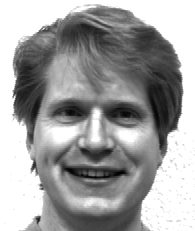
#> input picture Image Classification/input_images/Yalefaces/subject01.happy.png, 195 x 231 px
$ python experiment.py
#> lines starting #> are read from the running program, lines starting #| are printed output that depends on the picture; pictures that were not available may be replaced by others from this repository, and a replacement may not be noted
### Image Classification/ps6.py
"""Problem Set 6: PCA, Boosting, Haar Features, Viola-Jones."""
import numpy as np
import cv2
import os

from helper_classes import WeakClassifier, VJ_Classifier


# assignment code
def load_images(folder, size=(32, 32)):
    """Load images to workspace.

    Args:
        folder (String): path to folder with images.
        size   (tuple): new image sizes

    Returns:
        tuple: two-element tuple containing:
            X (numpy.array): data matrix of flatten images
                             (row:observations, col:features) (float).
            y (numpy.array): 1D array of labels (int).
    """
    images_files = [f for f in os.listdir(folder) if f.endswith(".png")]
    X = []
    y = []
    for file in images_files:
        img = cv2.imread(folder + "/" + file, 0)
        img = cv2.resize(img, tuple(size), interpolation=cv2.INTER_CUBIC)
        X.append(np.ndarray.flatten(img))
        y.append(file.split(".")[0][-2:])
    return np.array(X, dtype=float), np.array(y, dtype=int)


def split_dataset(X, y, p):
    """Split dataset into training and test sets.

    Let M be the number of images in X, select N random images that will
    compose the training data (see np.random.permutation). The images that
    were not selected (M - N) will be part of the test data. Record the labels
    accordingly.

    Args:
        X (numpy.array): 2D dataset.
        y (numpy.array): 1D array of labels (int).
        p (float): Decimal value that determines the percentage of the data
                   that will be the training data.

    Returns:
        tuple: Four-element tuple containing:
            Xtrain (numpy.array): Training data 2D array.
            ytrain (numpy.array): Training data labels.
            Xtest (numpy.array): Test data test 2D array.
            ytest (numpy.array): Test data labels.
    """
    ind = np.random.permutation(X.shape[0])
    N = int(round(X.shape[0] * p))
    return X[ind[:N]], y[ind[:N]], X[ind[N:]], y[ind[N:]]


def get_mean_face(x):
    """Return the mean face.

    Calculate the mean for each column.

    Args:
        x (numpy.array): array of flattened images.

    Returns:
        numpy.array: Mean face.
    """
    return np.mean(x, axis=0)


def pca(X, k):
    """PCA Reduction method.

    Return the top k eigenvectors and eigenvalues using the covariance array
    obtained from X.


    Args:
        X (numpy.array): 2D data array of flatten images (row:observations,
                         col:features) (float).
        k (int): new dimension space

    Returns:
        tuple: two-element tuple containing
            eigenvectors (numpy.array): 2D array with the top k eigenvectors.
            eigenvalues (numpy.array): array with the top k eigenvalues.
    """
    mean = get_mean_face(X)
    sigma = np.matmul(np.transpose(X - mean), (X - mean))
    eigenvalues, eigenvectors = np.linalg.eigh(sigma)
    return eigenvectors[:, -k:][:, ::-1], eigenvalues[-k:][::-1]


class Boosting:
    """Boosting classifier.

    Args:
        X (numpy.array): Data array of flattened images
                         (row:observations, col:features) (float).
        y (numpy.array): Labels array of shape (observations, ).
        num_iterations (int): number of iterations
                              (ie number of weak classifiers).

    Attributes:
        Xtrain (numpy.array): Array of flattened images (float32).
        ytrain (numpy.array): Labels array (float32).
        num_iterations (int): Number of iterations for the boosting loop.
        weakClassifiers (list): List of weak classifiers appended in each
                               iteration.
        alphas (list): List of alpha values, one for each classifier.
        num_obs (int): Number of observations.
        weights (numpy.array): Array of normalized weights, one for each
                               observation.
        eps (float): Error threshold value to indicate whether to update
                     the current weights or stop training.
    """

    def __init__(self, X, y, num_iterations):
        self.Xtrain = np.float32(X)
        self.ytrain = np.float32(y)
        self.num_iterations = num_iterations
        self.weakClassifiers = []
        self.alphas = []
        self.num_obs = X.shape[0]
        self.weights = np.array([1.0 / self.num_obs] * self.num_obs)  # uniform weights
        self.eps = 0.0001

    def train(self):
        """Implement the for loop shown in the problem set instructions."""
        for i in range(self.num_iterations):
            self.weights = self.weights/self.weights.sum()
            clf = WeakClassifier(self.Xtrain, self.ytrain, self.weights)
            clf.train()
            self.weakClassifiers.append(clf)
            res = np.array([clf.predict(x) for x in self.Xtrain])
            ind = np.argwhere(np.not_equal(self.ytrain, res))
            eps = sum(self.weights[ind])
            self.alphas.append(0.5*np.log((1-eps)/eps))
            if eps > self.eps:
                self.weights[ind] = self.weights[ind]*np.exp(-self.ytrain[ind]*self.alphas[i]*res[ind])
            else:
                break

    # [35 lines left out: functions evaluate, predict, not called in this run]


class HaarFeature:
    """Haar-like features.

    Args:
        feat_type (tuple): Feature type {(2, 1), (1, 2), (3, 1), (2, 2)}.
        position (tuple): (row, col) position of the feature's top left corner.
        size (tuple): Feature's (height, width)

    Attributes:
        feat_type (tuple): Feature type.
        position (tuple): Feature's top left corner.
        size (tuple): Feature's width and height.
    """

    # [243 lines left out: functions __init__, _create_feat, _merge_feat, _create_two_horizontal_feature, _create_two_vertical_feature, _create_three_horizontal_feature and 5 more, not called in this run]


class ViolaJones:
    """Viola Jones face detection method

    Args:
        pos (list): List of positive images.
        neg (list): List of negative images.
        integral_images (list): List of integral images.

    Attributes:
        haarFeatures (list): List of haarFeature objects.
        integralImages (list): List of integral images.
        classifiers (list): List of weak classifiers (VJ_Classifier).
        alphas (list): Alpha values, one for each weak classifier.
        posImages (list): List of positive images.
        negImages (list): List of negative images.
        labels (numpy.array): Positive and negative labels.
    """
    # [107 lines left out: functions __init__, createHaarFeatures, train, predict, faceDetection, not called in this run]

### Image Classification/helper_classes.py
import numpy as np


class WeakClassifier():
    """ weak classifier - threshold on the features
    Args:
        X (numpy.array): data array of flattened images
                        (row:observations, col:features) (float).
        y (numpy.array): Labels array of shape (num observations, )
    """
    def __init__(self, X, y, weights, thresh=0, feat=0, sign=1):
        self.Xtrain = np.float32(X)
        self.ytrain = np.float32(y)
        self.idx_0  = self.ytrain == -1
        self.idx_1  = self.ytrain == 1
        self.threshold = thresh
        self.feature = feat
        self.sign = sign
        self.weights = weights

    def train(self):
        # save the threshold that leads to best prediction
        tmp_signs = []
        tmp_thresholds = []

        for f in range(self.Xtrain.shape[1]):
            m0 = self.Xtrain[self.idx_0, f].mean()
            m1 = self.Xtrain[self.idx_1, f].mean()
            tmp_signs.append(1 if m0 < m1 else -1)
            tmp_thresholds.append((m0+m1)/2.0)

        tmp_errors=[]
        for f in range(self.Xtrain.shape[1]):
            tmp_result = self.weights*(tmp_signs[f]*((self.Xtrain[:,f]>tmp_thresholds[f])*2-1) != self.ytrain)
            tmp_errors.append(sum(tmp_result))

        feat = tmp_errors.index(min(tmp_errors))

        self.feature = feat
        self.threshold = tmp_thresholds[feat]
        self.sign = tmp_signs[feat]
        # -- print(self.feature, self.threshold)

    def predict(self, x):
        return self.sign * ((x[self.feature] > self.threshold) * 2 - 1)


class VJ_Classifier:
    """Weak classifier for Viola Jones procedure

    Args:
        X (numpy.array): Feature scores for each image. Rows: number of images
                         Columns: number of features.
        y (numpy.array): Labels array of shape (num images, )
        weights (numpy.array): observations weights array of shape (num observations, )

    Attributes:
        Xtrain (numpy.array): Feature scores, one for each image.
        ytrain (numpy.array): Labels, one per image.
        weights (float): Observations weights
        threshold (float): Integral image score minimum value.
        feat (int): index of the feature that leads to minimum classification error.
        polarity (float): Feature's sign value. Defaults to 1.
        error (float): minimized error (epsilon)
    """
    # [63 lines left out: functions __init__, train, predict, not called in this run]

### Image Classification/experiment.py
"""Problem Set 6: PCA, Boosting, Haar Features, Viola-Jones."""
import cv2
import os
import numpy as np
import matplotlib.pyplot as plt
import math

import ps6

# I/O directories
INPUT_DIR = "input_images"
OUTPUT_DIR = "output"

YALE_FACES_DIR = os.path.join(INPUT_DIR, 'Yalefaces')
FACES94_DIR = os.path.join(INPUT_DIR, 'faces94')
POS_DIR = os.path.join(INPUT_DIR, "pos")
NEG_DIR = os.path.join(INPUT_DIR, "neg")
NEG2_DIR = os.path.join(INPUT_DIR, "neg2")


def find_acc(y, res):
    return 100 * np.sum(np.equal(y, res)) / y.shape[0]


# [6 lines left out: function load_images_from_dir, not called in this run]

# Utility function
def plot_eigen_faces(eig_vecs, fig_name="", visualize=False):
    r = np.ceil(np.sqrt(len(eig_vecs)))
    c = int(np.ceil(len(eig_vecs)/r))
    r = int(r)
    fig = plt.figure()

    for i,v in enumerate(eig_vecs):
        sp = fig.add_subplot(r,c,i+1)

        plt.imshow(v.reshape(32,32).real, cmap='gray')
        sp.set_title('eigenface_%i'%i)
        sp.axis('off')

    fig.subplots_adjust(hspace=.5)

    if visualize:
        plt.show()

    if not fig_name == "":
        plt.savefig("output/{}".format(fig_name))


# Functions you need to complete
def visualize_mean_face(x_mean, size, new_dims):
    """Rearrange the data in the mean face to a 2D array

    - Organize the contents in the mean face vector to a 2D array.
    - Normalize this image.
    - Resize it to match the new dimensions parameter

    Args:
        x_mean (numpy.array): Mean face values.
        size (tuple): x_mean 2D dimensions
        new_dims (tuple): Output array dimensions

    Returns:
        numpy.array: Mean face uint8 2D array.
    """
    img = x_mean.reshape(size)
    img = cv2.normalize(img, None, 0, 255, cv2.NORM_MINMAX)
    return cv2.resize(img, new_dims, interpolation=cv2.INTER_CUBIC)


def part_1a_1b():

    orig_size = (192, 231)
    small_size = (32, 32)
    X, y = ps6.load_images(YALE_FACES_DIR, small_size)
#> in load_images, img is the input picture: shape (231, 195); min 0, max 255, mean 161.3
#> in load_images, `img = cv2.resize(img, tuple(size), interpolation=cv2.INTER_CUBIC)`:
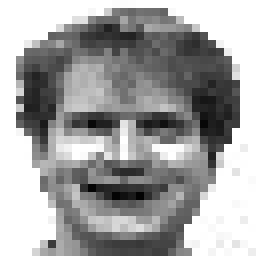
#> img: shape (32, 32) (shown 8 times larger); min 2, max 255, mean 161
#> pass 2 of the loop in load_images, `for file in images_files:`:
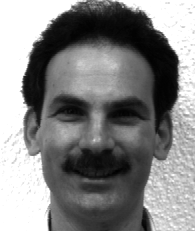
#> input picture Image Classification/input_images/Yalefaces/subject02.happy.png, 195 x 231 px
#> in load_images, img is the input picture: shape (231, 195); min 0, max 255, mean 132.7
#> in load_images, `img = cv2.resize(img, tuple(size), interpolation=cv2.INTER_CUBIC)`:
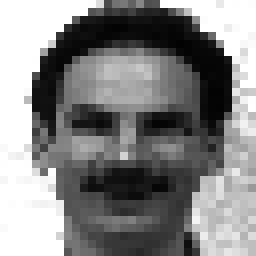
#> img: shape (32, 32) (shown 8 times larger); min 2, max 255, mean 132.9
#> y = [1, 2]

    # Get the mean face
    x_mean = ps6.get_mean_face(X)
#> x_mean = 1024 values, max 255 at index 0, min 7 at index 785, mean 146.9

    x_mean_image = visualize_mean_face(x_mean, small_size, orig_size)
#> in visualize_mean_face, `img = x_mean.reshape(size)`:
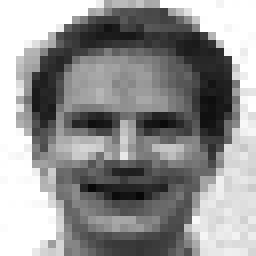
#> img: shape (32, 32) float64 (shown 8 times larger); min 7, max 255, mean 146.9
#> in visualize_mean_face, `return cv2.resize(img, new_dims, interpolation=cv2.INTER_CUBIC)`:
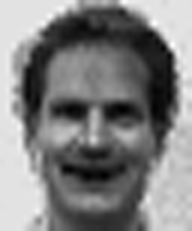
#> returned value: shape (231, 192) float64; min -3.36, max 287.3, mean 143.8; drawn with min black and max white

    cv2.imwrite(os.path.join(OUTPUT_DIR, "ps6-1-a-1.png"), x_mean_image)

    # PCA dimension reduction
    k = 10
    eig_vecs, eig_vals = ps6.pca(X, k)
#> in pca, `mean = get_mean_face(X)`: mean has the same summary as x_mean in part_1a_1b
#> in pca, `sigma = np.matmul(np.transpose(X - mean), (X - mean))`:
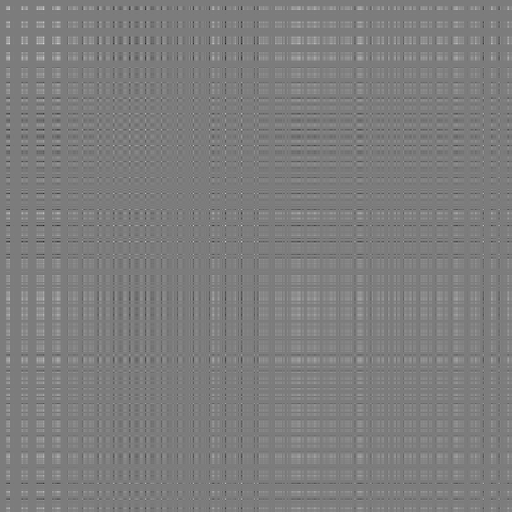
#> sigma: shape (1024, 1024) float64 (shown at 1/2 size); min -26091, max 27378, mean 395.3; drawn with min black and max white
#> in pca, `eigenvalues, eigenvectors = np.linalg.eigh(sigma)`: eigenvalues = 1024 values from -1.13e-09 to 2250322
#> eig_vals = [2250322, 1.24e-09, 8.83e-10, 6.3e-10, 5.42e-10, 5e-10, 4.39e-10, 3.1e-10, 2.93e-10, 2.76e-10]

    plot_eigen_faces(eig_vecs.T, "ps6-1-b-1.png")
#> in plot_eigen_faces, `r = np.ceil(np.sqrt(len(eig_vecs)))`: r = 4
#> in plot_eigen_faces, `c = int(np.ceil(len(eig_vecs)/r))`: c = 3
#> the loop in plot_eigen_faces, `for i,v in enumerate(eig_vecs):` made 10 passes
#> in plot_eigen_faces, `plt.savefig("output/{}".format(fig_name))`:
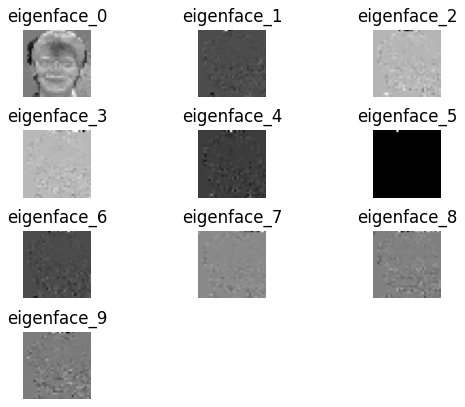
#> figure drawn by matplotlib, 10 panels


def part_1c():
    p = 0.5 # Select a split percentage value
    k = 5  # Select a value for k

    size = [32, 32]
    X, y = ps6.load_images(YALE_FACES_DIR, size)
#> pass 2 of the loop in load_images, `for file in images_files:`:
#> y = [1, 2]
    Xtrain, ytrain, Xtest, ytest = ps6.split_dataset(X, y, p)
#> ytrain = [2]; ytest = [1]

    # training
    mu = ps6.get_mean_face(Xtrain)
#> mu = 1024 values, max 255 at index 0, min 2 at index 182, mean 132.9
    eig_vecs, eig_vals = ps6.pca(Xtrain, k)
#> call 2 of pca, with X = array of shape (1, 1024), k = 5
#> in pca (call 2), `mean = get_mean_face(X)`: mean has the same summary as mu in part_1c
#> in pca (call 2), `sigma = np.matmul(np.transpose(X - mean), (X - mean))`: sigma: shape (1024, 1024) float64; every value is 0
#> in pca (call 2), `eigenvalues, eigenvectors = np.linalg.eigh(sigma)`:
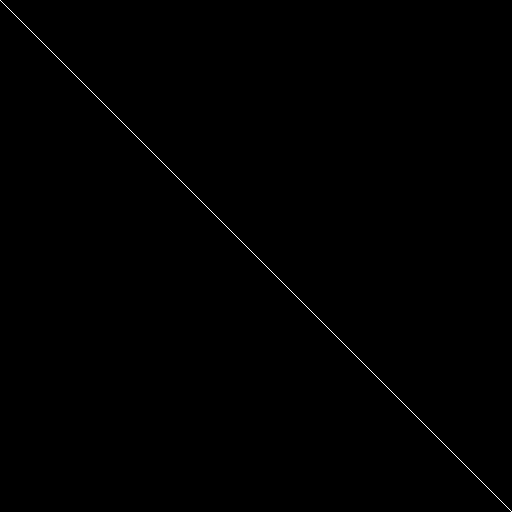
#> eigenvectors: shape (1024, 1024) float64 (shown at 1/2 size); values 0 (black) and 1 (white), 0.1% white in thin lines or dots
#> in pca (call 2), `eigenvalues, eigenvectors = np.linalg.eigh(sigma)`: eigenvalues = 1024 values from 0 to 0
#> eig_vecs = 1024 rows, first 6: [0, 0, 0, 0, 0], [0, 0, 0, 0, 0], [0, 0, 0, 0, 0], [0, 0, 0, 0, 0], [0, 0, 0, 0, 0], [0, 0, 0, 0, 0]; eig_vals = [0, 0, 0, 0, 0]
    Xtrain_proj = np.dot(Xtrain - mu, eig_vecs)
#> Xtrain_proj = [[0, 0, 0, 0, 0]]

    # testing
    mu = ps6.get_mean_face(Xtest)
#> mu = 1024 values, max 255 at index 0, min 2 at index 785, mean 161
    Xtest_proj = np.dot(Xtest - mu, eig_vecs)
#> Xtest_proj = [[0, 0, 0, 0, 0]]

    good = 0
    bad = 0

    for i, obs in enumerate(Xtest_proj):

        dist = [np.linalg.norm(obs - x) for x in Xtrain_proj]

        idx = np.argmin(dist)
        y_pred = ytrain[idx]

        if y_pred == ytest[i]:
            good += 1

        else:
            bad += 1
#> this loop made 1 pass
#> (obs, dist, idx, y_pred, bad) on pass 1: ([0, 0, 0, 0, 0], [0], 0, 2, 1)
#> after the loop, bad = 1; good = 0

    print('Good predictions = ', good, 'Bad predictions = ', bad)
#| Good predictions =  0 Bad predictions =  1
    print('{0:.2f}% accuracy'.format(100 * float(good) / (good + bad)))
#| 0.00% accuracy

    #rand_y = np.random.choice(range(15), (len(ytest)))
    #rand_accuracy = find_acc(ytest, rand_y)
    #print('(Random) Training accuracy: {0:.2f}%'.format(rand_accuracy))

def part_2a():
    y0 = 1
    y1 = 2

    X, y = ps6.load_images(FACES94_DIR)
#> y = [1]

    # Select only the y0 and y1 classes
    idx = y == y0
#> idx = [True]
    idx |= y == y1

    X = X[idx,:]
    y = y[idx]

    # Label them 1 and -1
    y0_ids = y == y0
#> y0_ids = [True]
    y1_ids = y == y1
#> y1_ids = [False]
    y[y0_ids] = 1
    y[y1_ids] = -1

    p = 0.8
    Xtrain, ytrain, Xtest, ytest = ps6.split_dataset(X, y, p)
#> ytrain = [1]; Xtest = empty array; ytest = empty array

    # Picking random numbers
    rand_y = np.random.choice([-1, 1], (len(ytrain)))
#> rand_y = [1]
    rand_accuracy = find_acc(ytrain, rand_y)
#> rand_accuracy = 100
    print('(Random) Training accuracy: {0:.2f}%'.format(rand_accuracy))
#| (Random) Training accuracy: 100.00%

    # Using Weak Classifier
    uniform_weights = np.ones((Xtrain.shape[0],)) / Xtrain.shape[0]
#> uniform_weights = [1]
    wk_clf = ps6.WeakClassifier(Xtrain, ytrain, uniform_weights)
#> in __init__, `self.idx_0  = self.ytrain == -1`: self.idx_0 = [False]
#> in __init__, `self.idx_1  = self.ytrain == 1`: self.idx_1 = [True]
    wk_clf.train()
#> the loop in train, `for f in range(self.Xtrain.shape[1]):` made 1024 passes
#> m1 on passes 1 to 3: 255, 255, 255
#> after the loop in train, `for f in range(self.Xtrain.shape[1]):`: tmp_signs = 1024 values from -1 to -1; tmp_thresholds = 1024 items, first 6: nan, nan, nan, nan, nan, nan
#> after the loop in train, `for f in range(self.Xtrain.shape[1]):`: tmp_errors = 1024 values from 0 to 0
#> in train, `feat = tmp_errors.index(min(tmp_errors))`: feat = 0
#> in train, `self.threshold = tmp_thresholds[feat]`: self.threshold = nan
#> in train, `self.sign = tmp_signs[feat]`: self.sign = -1
    wk_results = [wk_clf.predict(x) for x in Xtrain]
#> wk_results = [1]
    wk_accuracy = find_acc(ytrain, wk_results)
#> wk_accuracy = 100
    print('(Weak) Training accuracy {0:.2f}%'.format(wk_accuracy))
#| (Weak) Training accuracy 100.00%

    num_iter = 5

    boost = ps6.Boosting(Xtrain, ytrain, num_iter)
    boost.train()
#> the loop in train, `for i in range(self.num_iterations):` made 1 pass
#> (res, eps) on pass 1: ([1], 0)
#> after the loop in train, `for i in range(self.num_iterations):`: self.alphas = []; self.weakClassifiers = 1 item
    good, bad = boost.evaluate()
    boost_accuracy = 100 * float(good) / (good + bad)
    print('(Boosting) Training accuracy {0:.2f}%'.format(boost_accuracy))

    # Picking random numbers
    rand_y = np.random.choice([-1, 1], (len(ytest)))
    rand_accuracy = find_acc(ytest, rand_y)
    print('(Random) Testing accuracy: {0:.2f}%'.format(rand_accuracy))

    # Using Weak Classifier
    wk_results = [wk_clf.predict(x) for x in Xtest]
    wk_accuracy = find_acc(ytest, wk_results)
    print('(Weak) Testing accuracy {0:.2f}%'.format(wk_accuracy))

    y_pred = boost.predict(Xtest)
    boost_accuracy = find_acc(ytest, y_pred)
    print('(Boosting) Testing accuracy {0:.2f}%'.format(boost_accuracy))


# [70 lines left out: functions part_3a, part_4_a_b, part_4_c, not called in this run]


if __name__ == "__main__":
    part_1a_1b()
    part_1c()
#> (the run stopped early here; a loop or call above may not have finished)
